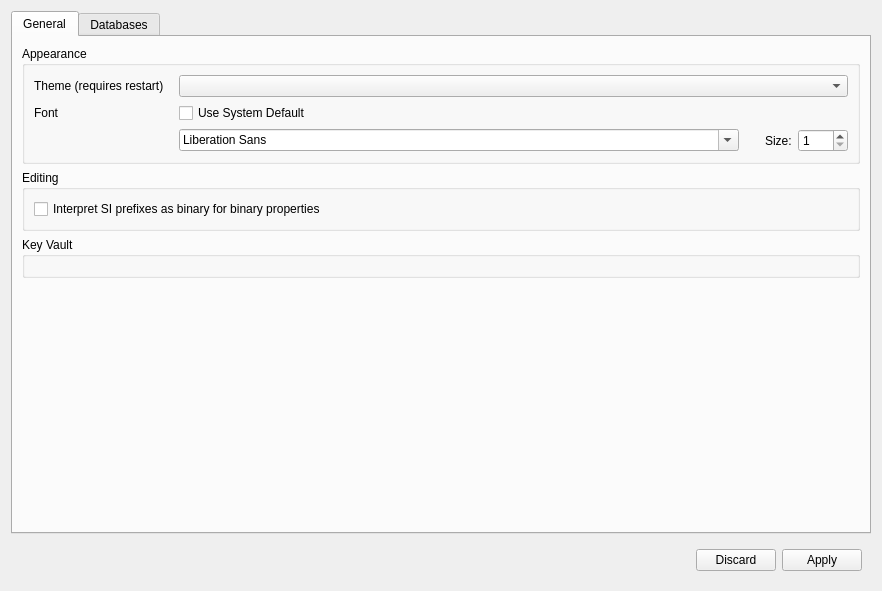
<?xml version="1.0" encoding="UTF-8"?>
<ui version="4.0">
 <class>SettingsDialog</class>
 <widget class="QDialog" name="SettingsDialog">
  <property name="geometry">
   <rect>
    <x>0</x>
    <y>0</y>
    <width>882</width>
    <height>591</height>
   </rect>
  </property>
  <property name="windowTitle">
   <string>Settings</string>
  </property>
  <layout class="QVBoxLayout" name="verticalLayout_3">
   <item>
    <widget class="QTabWidget" name="tabWidget">
     <property name="tabPosition">
      <enum>QTabWidget::North</enum>
     </property>
     <property name="currentIndex">
      <number>0</number>
     </property>
     <property name="elideMode">
      <enum>Qt::ElideNone</enum>
     </property>
     <widget class="QWidget" name="tab_2">
      <attribute name="title">
       <string>General</string>
      </attribute>
      <layout class="QVBoxLayout" name="verticalLayout_7" stretch="0,0,0,1">
       <item>
        <widget class="QGroupBox" name="groupBox_2">
         <property name="title">
          <string>Appearance</string>
         </property>
         <layout class="QFormLayout" name="formLayout">
          <property name="horizontalSpacing">
           <number>15</number>
          </property>
          <item row="0" column="0">
           <widget class="QLabel" name="label">
            <property name="text">
             <string>Theme (requires restart)</string>
            </property>
           </widget>
          </item>
          <item row="0" column="1">
           <widget class="QComboBox" name="themeCb"/>
          </item>
          <item row="1" column="0">
           <widget class="QLabel" name="label_2">
            <property name="text">
             <string>Font</string>
            </property>
           </widget>
          </item>
          <item row="1" column="1">
           <widget class="QCheckBox" name="fontDefaultBox">
            <property name="text">
             <string>Use System Default</string>
            </property>
           </widget>
          </item>
          <item row="2" column="1">
           <widget class="QWidget" name="fontPropsWidget" native="true">
            <layout class="QHBoxLayout" name="horizontalLayout_2" stretch="1,0,0,0">
             <property name="leftMargin">
              <number>0</number>
             </property>
             <property name="topMargin">
              <number>0</number>
             </property>
             <property name="rightMargin">
              <number>0</number>
             </property>
             <property name="bottomMargin">
              <number>0</number>
             </property>
             <item>
              <widget class="QFontComboBox" name="fontFamilyCb"/>
             </item>
             <item>
              <spacer name="horizontalSpacer_3">
               <property name="orientation">
                <enum>Qt::Horizontal</enum>
               </property>
               <property name="sizeHint" stdset="0">
                <size>
                 <width>20</width>
                 <height>0</height>
                </size>
               </property>
              </spacer>
             </item>
             <item>
              <widget class="QLabel" name="label_3">
               <property name="text">
                <string>Size:</string>
               </property>
              </widget>
             </item>
             <item>
              <widget class="QSpinBox" name="fontSizeSpinner">
               <property name="minimumSize">
                <size>
                 <width>50</width>
                 <height>0</height>
                </size>
               </property>
               <property name="minimum">
                <number>1</number>
               </property>
               <property name="maximum">
                <number>99</number>
               </property>
              </widget>
             </item>
            </layout>
           </widget>
          </item>
         </layout>
        </widget>
       </item>
       <item>
        <widget class="QGroupBox" name="groupBox_3">
         <property name="title">
          <string>Editing</string>
         </property>
         <layout class="QFormLayout" name="formLayout_6">
          <item row="0" column="0">
           <widget class="QCheckBox" name="siBinPrefixDefaultBox">
            <property name="toolTip">
             <string>&lt;html&gt;&lt;head/&gt;&lt;body&gt;&lt;p&gt;When enabled, for properties that are typically expressed using binary SI prefixes (e.g. '1KiB' for 1024 Bytes), whenever the user enters a value with a non-binary SI prefix, it is instead interpreted as if the user entered the binary prefix (e.g. 1KB = 1024 Bytes and not 1000 Bytes).&lt;/p&gt;&lt;/body&gt;&lt;/html&gt;</string>
            </property>
            <property name="text">
             <string>Interpret SI prefixes as binary for binary properties</string>
            </property>
           </widget>
          </item>
         </layout>
        </widget>
       </item>
       <item>
        <widget class="QGroupBox" name="groupBox">
         <property name="title">
          <string>Key Vault</string>
         </property>
         <layout class="QVBoxLayout" name="verticalLayout_2">
          <item>
           <widget class="electronicsdb::KeyVaultWidget" name="keyVaultWidget" native="true"/>
          </item>
         </layout>
        </widget>
       </item>
       <item>
        <spacer name="verticalSpacer">
         <property name="orientation">
          <enum>Qt::Vertical</enum>
         </property>
         <property name="sizeHint" stdset="0">
          <size>
           <width>0</width>
           <height>0</height>
          </size>
         </property>
        </spacer>
       </item>
      </layout>
     </widget>
     <widget class="QWidget" name="tab">
      <attribute name="title">
       <string>Databases</string>
      </attribute>
      <layout class="QVBoxLayout" name="verticalLayout_6" stretch="0,1">
       <item>
        <widget class="QWidget" name="widget_8" native="true">
         <layout class="QFormLayout" name="formLayout_4">
          <property name="horizontalSpacing">
           <number>20</number>
          </property>
          <item row="0" column="0">
           <widget class="QLabel" name="label_8">
            <property name="text">
             <string>Startup Connection</string>
            </property>
           </widget>
          </item>
          <item row="0" column="1">
           <widget class="QComboBox" name="connStartupBox"/>
          </item>
         </layout>
        </widget>
       </item>
       <item>
        <widget class="QSplitter" name="splitter">
         <property name="orientation">
          <enum>Qt::Horizontal</enum>
         </property>
         <widget class="QWidget" name="widget_2" native="true">
          <layout class="QVBoxLayout" name="verticalLayout">
           <item>
            <widget class="QListWidget" name="connList">
             <property name="sizePolicy">
              <sizepolicy hsizetype="Preferred" vsizetype="Expanding">
               <horstretch>0</horstretch>
               <verstretch>0</verstretch>
              </sizepolicy>
             </property>
            </widget>
           </item>
           <item>
            <widget class="QWidget" name="widget_3" native="true">
             <layout class="QHBoxLayout" name="horizontalLayout_3">
              <item>
               <spacer name="horizontalSpacer">
                <property name="orientation">
                 <enum>Qt::Horizontal</enum>
                </property>
                <property name="sizeHint" stdset="0">
                 <size>
                  <width>40</width>
                  <height>20</height>
                 </size>
                </property>
               </spacer>
              </item>
              <item>
               <widget class="QPushButton" name="connAddButton">
                <property name="text">
                 <string/>
                </property>
                <property name="icon">
                 <iconset theme="list-add">
                  <normaloff>.</normaloff>.</iconset>
                </property>
               </widget>
              </item>
              <item>
               <widget class="QPushButton" name="connRemoveButton">
                <property name="enabled">
                 <bool>false</bool>
                </property>
                <property name="text">
                 <string/>
                </property>
                <property name="icon">
                 <iconset theme="list-remove">
                  <normaloff>.</normaloff>.</iconset>
                </property>
               </widget>
              </item>
              <item>
               <spacer name="horizontalSpacer_2">
                <property name="orientation">
                 <enum>Qt::Horizontal</enum>
                </property>
                <property name="sizeHint" stdset="0">
                 <size>
                  <width>40</width>
                  <height>20</height>
                 </size>
                </property>
               </spacer>
              </item>
             </layout>
            </widget>
           </item>
          </layout>
         </widget>
         <widget class="electronicsdb::ConnectionEditWidget" name="connEditor" native="true">
          <property name="sizePolicy">
           <sizepolicy hsizetype="Expanding" vsizetype="Preferred">
            <horstretch>0</horstretch>
            <verstretch>0</verstretch>
           </sizepolicy>
          </property>
         </widget>
        </widget>
       </item>
      </layout>
     </widget>
    </widget>
   </item>
   <item>
    <widget class="QWidget" name="widget_5" native="true">
     <layout class="QHBoxLayout" name="horizontalLayout">
      <item>
       <widget class="QDialogButtonBox" name="buttonBox">
        <property name="standardButtons">
         <set>QDialogButtonBox::Apply|QDialogButtonBox::Discard</set>
        </property>
       </widget>
      </item>
     </layout>
    </widget>
   </item>
  </layout>
 </widget>
 <customwidgets>
  <customwidget>
   <class>electronicsdb::ConnectionEditWidget</class>
   <extends>QWidget</extends>
   <header location="global">electronicsdb/gui/settings/ConnectionEditWidget.h</header>
   <container>1</container>
  </customwidget>
  <customwidget>
   <class>electronicsdb::KeyVaultWidget</class>
   <extends>QWidget</extends>
   <header location="global">electronicsdb/gui/settings/KeyVaultWidget.h</header>
   <container>1</container>
  </customwidget>
 </customwidgets>
 <resources/>
 <connections/>
</ui>
